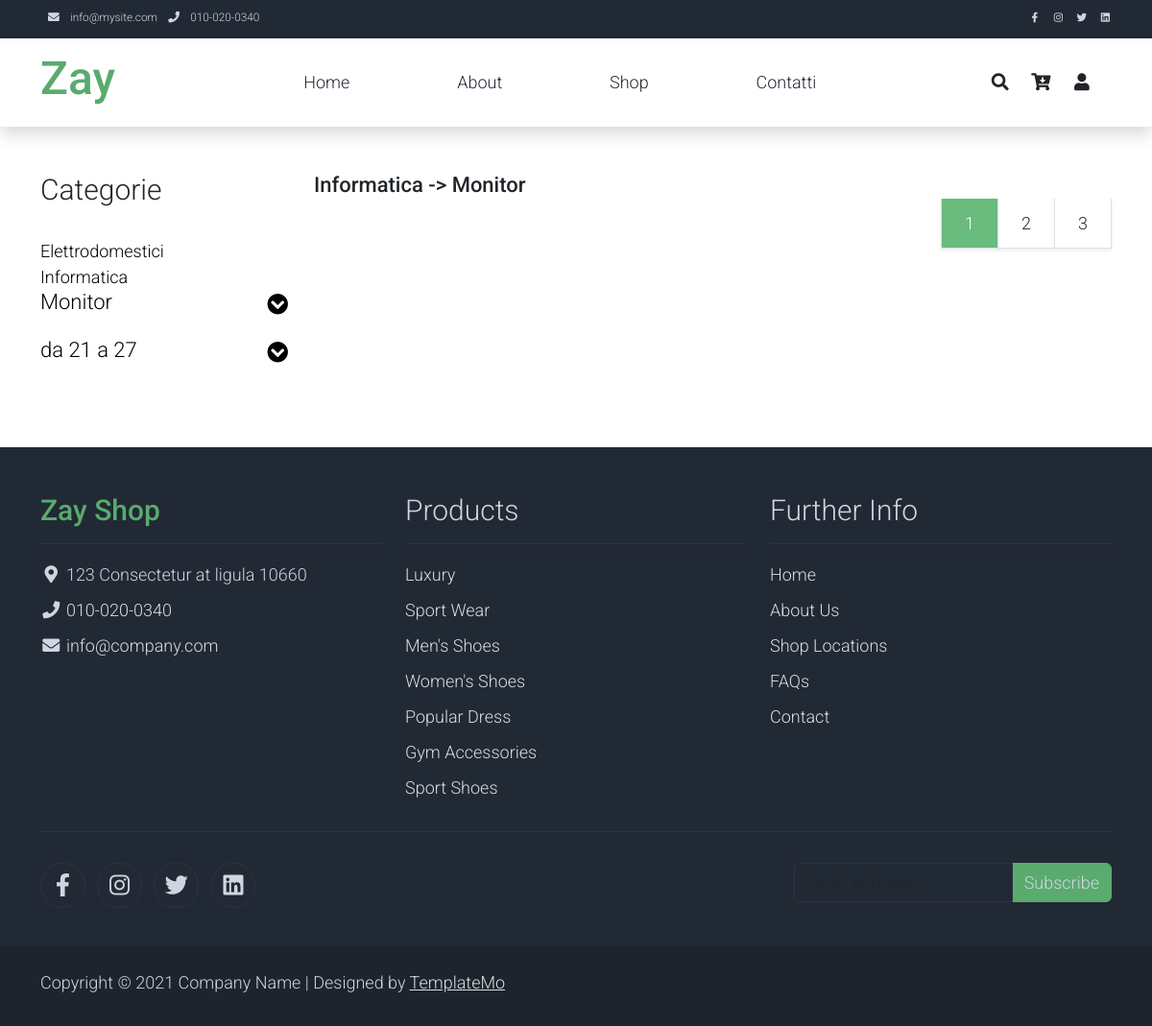
/shop/monitor, run on the app's committed database.
### shop/models.py (models this page shows, shortened)
class Categorie(models.Model):
    categoria_principale = models.ForeignKey('self', null=True, blank=True, related_name='caegoria_principale', on_delete=models.CASCADE)
    nome = models.CharField(max_length=200)
    slug = models.SlugField(max_length=200, unique=True)
    class Meta:
        ordering = ['nome']
        indexes = [
            models.Index(fields=['nome'])
        ]
        unique_together = ('slug','categoria_principale') #rendo unico il nome della categoria
        verbose_name = 'categorie'
        verbose_name_plural = 'categorie'
    def get_absolute_url(self):
        return reverse("shop:product_list_by_category", args=[self.slug])
    def __str__(self):
        full_path = [self.nome]
        k = self.categoria_principale
        while k is not None:
            full_path.append(k.nome)
            k = k.categoria_principale
        return ' -> '.join(full_path[::-1])

### shop/views.py (the view)
# urls.py: path('', views.lista_prodotti, name='lista_prodotti'),
def lista_prodotti(request, categoria_slug=None):
    categoria = None
    categorie = Categorie.objects.all()
    prodotti = Prodotti.objects.filter(pubblicato=True)
    if categoria_slug:
        categoria = get_object_or_404(Categorie, slug=categoria_slug)#Salvo in catogoria il nome dello slug
        prodotti = Prodotti.objects.filter(categoria=categoria).filter(pubblicato=True)#Estraggo solo i prodotti della categoria passata
    print(categoria)
    return render(request,'shop/lista_prodotti.html', {'categorie':categorie, 'prodotti':prodotti, 'categoria':categoria})

### cart/cart.py (called while the page is built)
    def __len__(self):
        return sum(item['quantita'] for item in self.cart.values())

### cart/context_processors.py (called while the page is built)
def cart(request):
    return {'cart':Cart(request)}

### templates/shop/lista_prodotti.html (shortened to what this page needs)
{% extends "base.html" %}
{% block content %}
<div class="row">
    <div class="col-lg-3">
        <h1 class="h2 pb-4">Categorie</h1>
        <ul class="list-unstyled templatemo-accordion">
            {% for cat in categorie %}
                {% if not cat.categoria_principale %}
                <li><a class="text-decoration-none" href="{{ cat.get_absolute_url }}">{{ cat.nome }}</a></li>
                {% else %}
                <li class="pb-3">
                    <a class="collapsed d-flex justify-content-between h3 text-decoration-none" href="{{ cat.get_absolute_url }}">
                        {{ cat.nome }}
                        <i class="fa fa-fw fa-chevron-circle-down mt-1"></i>
                    </a>
                </li>
                {% endif %}
            {% endfor %}
        </ul>
    </div>
    <div class="col-lg-9">
        <div class="row">
            <div class="col-md-6">
                <li class="list-inline-item">
                    <span class="h3 text-dark text-decoration-none mr-3">{% if categoria %}{{categoria}}{% else %}Prodotti{% endif %}</span>
                </li>
            </div>
        </div>
        <div div="row">
            <ul class="pagination pagination-lg justify-content-end">
                <li class="page-item disabled">
                    <a class="page-link active rounded-0 mr-3 shadow-sm border-top-0 border-left-0" href="#" tabindex="-1">1</a>
                </li>
                <li class="page-item">
                    <a class="page-link rounded-0 mr-3 shadow-sm border-top-0 border-left-0 text-dark" href="#">2</a>
                </li>
                <li class="page-item">
                    <a class="page-link rounded-0 shadow-sm border-top-0 border-left-0 text-dark" href="#">3</a>
                </li>
            </ul>
        </div>
    </div>
</div>
{% endblock content %}

### static/css/templatemo.css (style rules this page uses)
body, ul, li, p, a, label, input, div { font-family: 'Roboto', sans-serif; font-size: 18px !important; font-weight: 300 !important; }
.h2 { font-family: 'Roboto', sans-serif; font-size: 30px !important; font-weight: 300; }
.h3 { font-family: 'Roboto', sans-serif; font-size: 22px !important; }
.pagination .page-link:hover, .pagination .page-link.active { background-color: #69bb7e; color: #fff; }
.templatemo-accordion a { color: #000; }

### data on the page
Categorie: nome "Elettrodomestici"
Categorie: nome "Informatica"
Categorie: nome "Monitor", nome+categoria_principale "Informatica -> Monitor"
Categorie: nome "da 21 a 27"
